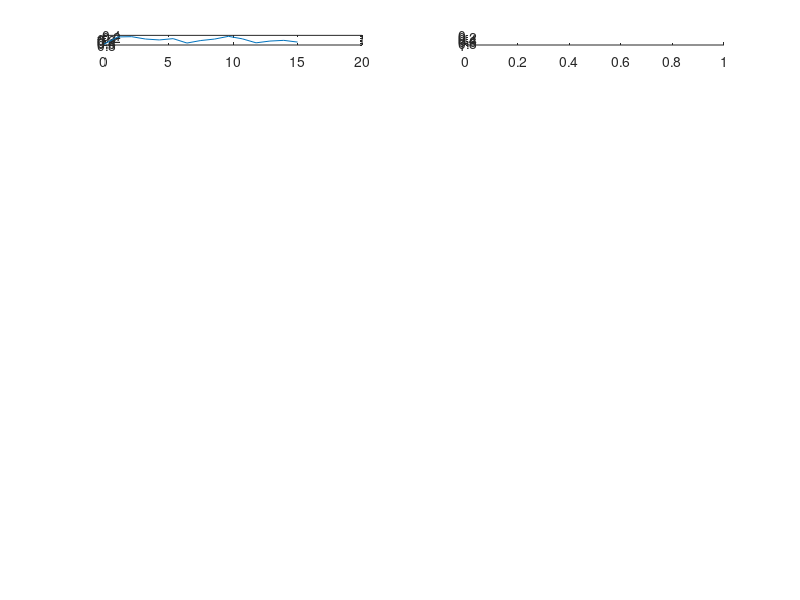

This figure's MATLAB source: (Note: this script raises an error after producing the figure.)
clc; clear; close all;

methods = ["linear", "nearest", "next", "previous", "pchip", "PCHIP", "v5cubic", "makima", "spline"];

n = 15;
xMax = 15;
x = linspace(0, xMax, n);
xq = linspace(0, xMax, 15*n);

y = rand(1, n)+0.2*sin(5*x)-0.2;

nsub = length(methods)+1;
subplot(ceil(nsub/2), 2, 1)
plot(x, y)

for i = 1:nsub-1
    subplot(ceil(nsub/2), 2, i+1)
    c = interp1(x,y,xq,methods(i));
    plot(x, y)
    hold on
    plot(xq, c)
    disp(methods(i))
end